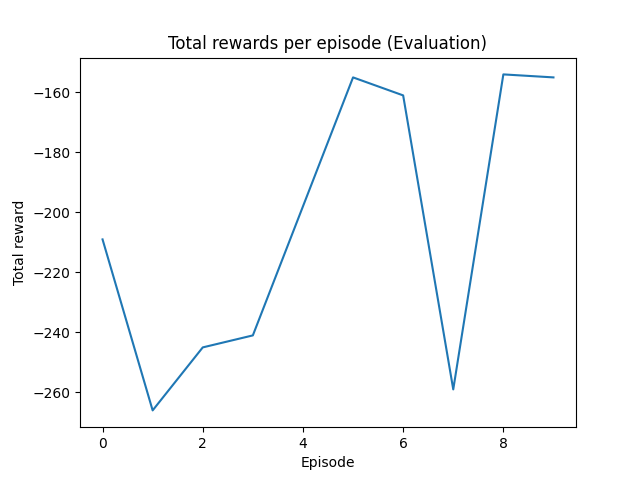

Source code (Python):
import gym
import numpy as np
import matplotlib.pyplot as plt

# 환경 생성
env = gym.make("MountainCar-v0")

# Q-value 초기화
num_states = 40  # 위치와 속도에 대한 상태를 이산화
num_actions = env.action_space.n
q_table = np.zeros((num_states, num_states, num_actions))

# 하이퍼파라미터
learning_rate = 0.1
discount_factor = 0.99
epsilon = 0.1
num_episodes = 10000

# 이산화 함수
def discretize_state(state):
    position, velocity = state
    discrete_position = int((position + 1.2) / 1.8 * num_states)
    discrete_velocity = int((velocity + 0.07) / 0.14 * num_states)
    return discrete_position, discrete_velocity

# 탐험 또는 활용을 기반으로 행동 선택
def select_action(state):
    if np.random.rand() < epsilon:
        return np.random.choice(num_actions)  # 무작위 탐험
    else:
        return np.argmax(q_table[state])

# Q-learning 알고리즘
for episode in range(num_episodes):
    state = discretize_state(env.reset()[0])  # 수정된 부분

    total_reward = 0

    while True:
        # 행동 선택
        action = select_action(state)

        # 선택한 행동을 실행하고 다음 상태, 보상, 종료 여부 얻기
        result = env.step(action)
        next_state, reward, done, _ , _2= result
        next_state = discretize_state(next_state)

        # Q-value 업데이트
        q_table[state][action] += learning_rate * (
            reward + discount_factor * np.max(q_table[next_state]) - q_table[state][action]
        )

        total_reward += reward
        state = next_state

        if done:
            break

    if episode % 100 == 0:
        print(f"Episode: {episode}, Total Reward: {total_reward}")

# 학습된 정책 평가
total_rewards = []
for _ in range(10):
    state = discretize_state(env.reset()[0])  # 수정된 부분
    total_reward = 0


    while True:
        action = np.argmax(q_table[state])
        next_state, reward, done, _, _ = env.step(action)
        next_state = discretize_state(next_state)

        total_reward += reward
        state = next_state

        if done:
            break

    total_rewards.append(total_reward)

# 결과 시각화
plt.plot(total_rewards)
plt.title('Total rewards per episode (Evaluation)')
plt.xlabel('Episode')
plt.ylabel('Total reward')
plt.show()

# 환경 종료
env.close()
